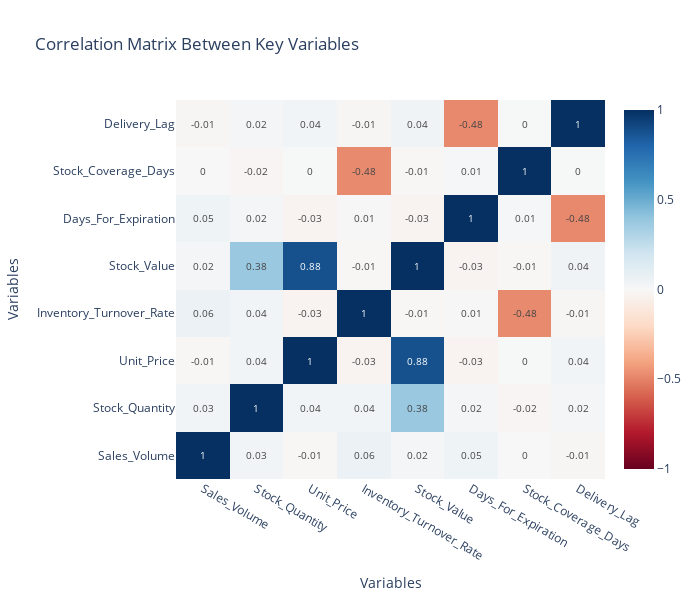

The notebook cell saved with this chart:
### Markdown cell above
# Correlation Matrix Focusing on Relevant Variables

### Code cell
# Select most relevant variables for correlation analysis
correlation_variables = [
    'Sales_Volume', 'Stock_Quantity', 'Unit_Price', 'Inventory_Turnover_Rate',
    'Stock_Value', 'Days_For_Expiration', 'Stock_Coverage_Days', 'Delivery_Lag'
]

# Filter only variables that exist in the DataFrame
existing_variables = [v for v in correlation_variables if v in data.columns]
correlation = data[existing_variables].corr()

fig = go.Figure(data=go.Heatmap(
    z=correlation.values,
    x=correlation.columns,
    y=correlation.index,
    colorscale='RdBu',
    zmid=0,
    text=correlation.values.round(2),
    texttemplate="%{text}",
    textfont={"size": 10}
))

fig.update_layout(
    title='Correlation Matrix Between Key Variables',
    xaxis_title='Variables',
    yaxis_title='Variables',
    width=700,
    height=600
)

fig.show()

### Figure 1 — Plotly figure (JSON) as saved in the notebook; plotly's stock layout.template omitted (floating-point values rounded to 4 significant figures)
{"data": [{"colorscale": [[0, "rgb(103,0,31)"], [0.1, "rgb(178,24,43)"], [0.2, "rgb(214,96,77)"], [0.3, "rgb(244,165,130)"], [0.4, "rgb(253,219,199)"], [0.5, "rgb(247,247,247)"], [0.6, "rgb(209,229,240)"], [0.7, "rgb(146,197,222)"], [0.8, "rgb(67,147,195)"], [0.9, "rgb(33,102,172)"], [1, "rgb(5,48,97)"]], "text": [[1, 0.03, -0.01, 0.06, 0.02, 0.05, 0, -0.01], [0.03, 1, 0.04, 0.04, 0.38, 0.02, -0.02, 0.02], [-0.01, 0.04, 1, -0.03, 0.88, -0.03, 0, 0.04], [0.06, 0.04, -0.03, 1, -0.01, 0.01, -0.48, -0.01], [0.02, 0.38, 0.88, -0.01, 1, -0.03, -0.01, 0.04], [0.05, 0.02, -0.03, 0.01, -0.03, 1, 0.01, -0.48], [0, -0.02, 0, -0.48, -0.01, 0.01, 1, 0], [-0.01, 0.02, 0.04, -0.01, 0.04, -0.48, 0, 1]], "textfont": {"size": 10}, "texttemplate": "%{text}", "type": "heatmap", "x": ["Sales_Volume", "Stock_Quantity", "Unit_Price", "Inventory_Turnover_Rate", "Stock_Value", "Days_For_Expiration", "Stock_Coverage_Days", "Delivery_Lag"], "y": ["Sales_Volume", "Stock_Quantity", "Unit_Price", "Inventory_Turnover_Rate", "Stock_Value", "Days_For_Expiration", "Stock_Coverage_Days", "Delivery_Lag"], "z": [[1, 0.03216, -0.008968, 0.06203, 0.02018, 0.04701, -0.001923, -0.01427], [0.03216, 1, 0.03856, 0.03585, 0.3788, 0.022, -0.01833, 0.01832], [-0.008968, 0.03856, 1, -0.02721, 0.8788, -0.02947, 0.004336, 0.03716], [0.06203, 0.03585, -0.02721, 1, -0.008001, 0.006494, -0.4769, -0.01366], [0.02018, 0.3788, 0.8788, -0.008001, 1, -0.02663, -0.007625, 0.04282], [0.04701, 0.022, -0.02947, 0.006494, -0.02663, 1, 0.01341, -0.4811], [-0.001923, -0.01833, 0.004336, -0.4769, -0.007625, 0.01341, 1, 0.004019], [-0.01427, 0.01832, 0.03716, -0.01366, 0.04282, -0.4811, 0.004019, 1]], "zmid": 0}], "layout": {"height": 600, "title": {"text": "Correlation Matrix Between Key Variables"}, "width": 700, "xaxis": {"title": {"text": "Variables"}}, "yaxis": {"title": {"text": "Variables"}}}}
